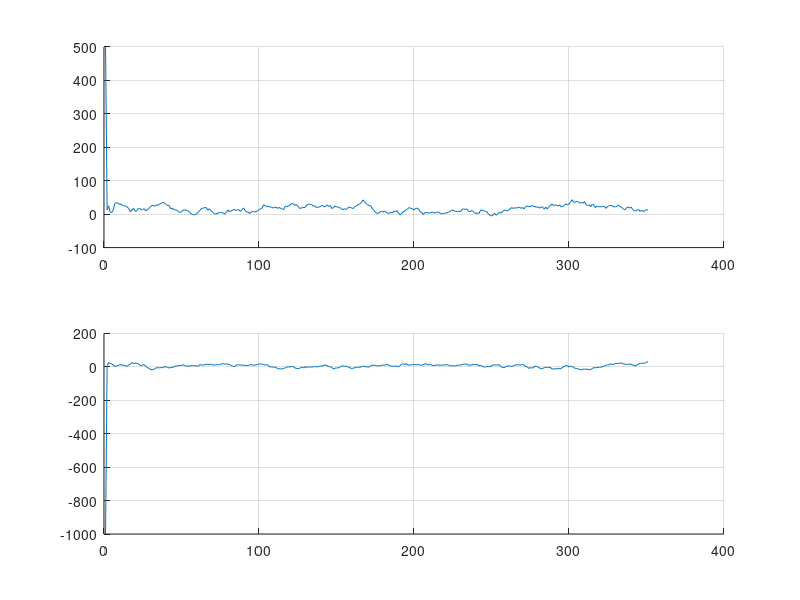
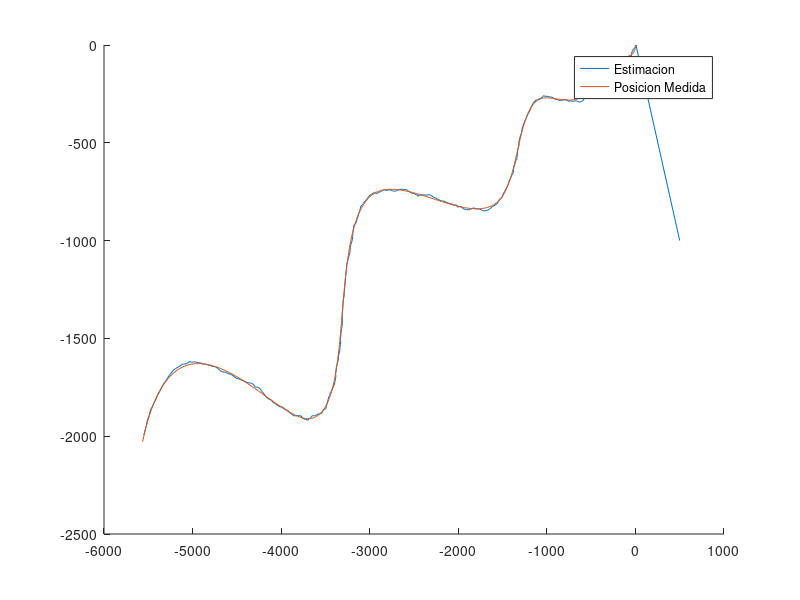
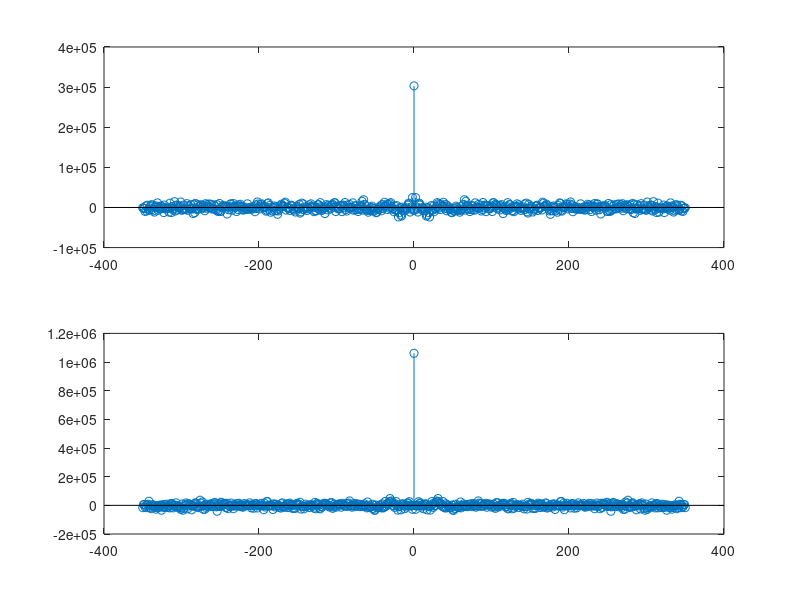

Write MATLAB code to recreate these figures, in order.
clear all
close all
clc

load('tp3_kalman.mat');
%%%%%%%%%%%%%%%%%%%%%%%%%%%%%%%%%%%%%%%%%%%%%%%%%%%%%%%%%%%%%%%%%%%%%%%%%%%

toEvaluate= 'position'; %ALWAYS

%Choose case
%Case='a';
Case='b';
%Case='c';
%Case='d';

%Auxiliares
I = [1,0;0,1];
O = zeros(size(I));
O_6 =[O,O,O;O,O,O;O,O,O];
final = length(p) ;
Xsave = [];
E = [];

%Parametros del modelo continuo
sigma_a_dot = 10^-1 ;
q = sigma_a_dot^2*I;
Q = [O,O,O;O,O,O;O,O,q]; %Cov ruido de proceso
A=[O,I,O;O,O,I;O,O,O];

sigma_p = sqrt(100);
sigma_v = sqrt(10);
sigma_a = sqrt(1);

if (strcmp(toEvaluate,'position'))
    C=[I,O,O];
    R = diag([sigma_p^2 sigma_p^2]);
end
if (strcmp(toEvaluate,'velocity'))
  	C=[O,I,O];
    R = diag([sigma_v^2 sigma_v^2]);
end
if (strcmp(toEvaluate,'aceleration'))
  	C=[O,O,I];
    R = diag([sigma_a^2 sigma_a^2]);
end
% if (strcmp(toEvaluate,'position and velocity'))
%   	C=[I,O,O;O,I,O];
%     R = diag([sigma_p^2 sigma_p^2 sigma_v^2 sigma_v^2]);
%  
% end
etha = mvnrnd(zeros(length(R),1),R,final)';

%Discretizacion
%h=1;
Ad = expm(A*h);
Qd = [q*h^5/20,q*h^4/8,q*h^3/6;q*h^4/8,q*h^3/3,q*h^2/2;q*h^3/6,q*h^2/2,q*h];

%Condiciones Iniciales
if (strcmp(Case,'a'))
    x0_0 = [40 -100 0 0 0 0]';
    c = 1;
end
if (strcmp(Case,'b'))
    x0_0 = [500 -1000 0 0 0 0]';
    c = 1;
end
if (strcmp(Case,'c'))
    x0_0 = [40 -100 0 0 0 0]';
    c = 10^-5;
end
if (strcmp(Case,'d'))
    x0_0 = [500 -1000 0 0 0 0]';
    c = 10^-5;
end
P0_0 = c * diag([10^4 10^4 10^2 10^2 10 10 ]);

%Test de Observabilidad
L = rank(obsv(Ad,C));
if (L == length(Ad))
    disp('El sistema es completamente observable')
else
    disp('El sistema NO es completamente observable')
end
disp(['La cantidad de estados observables es: ',num2str(L)])

%Algoritmo de Kalman
for k = 1:final
    
    %Inicializacion
    if k == 1
        X_kminus_kminus = x0_0;
        P_kminus_kminus = P0_0;
    else
        X_kminus_kminus = X_k_k;
        P_kminus_kminus = P_k_k;
    end
    
    %Valor de la medicion 
    if (strcmp(toEvaluate,'position'))
        Yk = [p(k,:)]'+ etha(:,k);
    end
    if (strcmp(toEvaluate,'velocity'))
        Yk = [v(k,:)]'+ etha(:,k);
    end
    if (strcmp(toEvaluate,'aceleration'))
        Yk = [a(k,:)]'+ etha(:,k);
    end
    if (strcmp(toEvaluate,'position and velocity'))
        Yk = [p(k,:)' ; v(k,:)']+ etha(:,k);
    end

    %Prediccion
    X_k_kminus = Ad * X_kminus_kminus ;
    P_k_kminus = Ad * P_kminus_kminus * Ad' + Qd ;
    
    %Actualizacion
    K_k =  P_k_kminus * C' * inv( C * P_k_kminus * C' + R);
    X_k_k =  X_k_kminus + K_k * (Yk - C * X_k_kminus );
    P_k_k = (eye(size(K_k*C)) - K_k*C) * P_k_kminus ;
    %P_k_k = (eye(size(K_k*C)) - K_k * C)* P_k_kminus * (eye(size(K_k*C)) - K_k*C)' +  K_k * R * K_k';

    Xsave = [Xsave (X_kminus_kminus) ];
    E =[E (Yk - C * X_k_kminus )];
end
%% Comparacion de Estados y Estimaciones

%Error posicion en X
figure(1)
subplot(2,1,1)
hold on
grid on
plot(1:final, Xsave(1,:) - p(:,1)')

%Error posicion en Y
subplot(2,1,2)
grid on
hold on
plot(1:final, Xsave(2,:)- p(:,2)')

%Trayectoria
figure (4)
hold on
plot(Xsave(1,:),Xsave(2,:))
plot(p(:,1),p(:,2))
legend({'Estimacion','Posicion Medida'})

%Autocorrelacion de la innovacion
figure(5)
subplot(2,1,1)
[c,lags] = xcov(E(1,:));
stem(lags,c)
subplot(2,1,2)
[c,lags] = xcov(E(2,:));
stem(lags,c)




